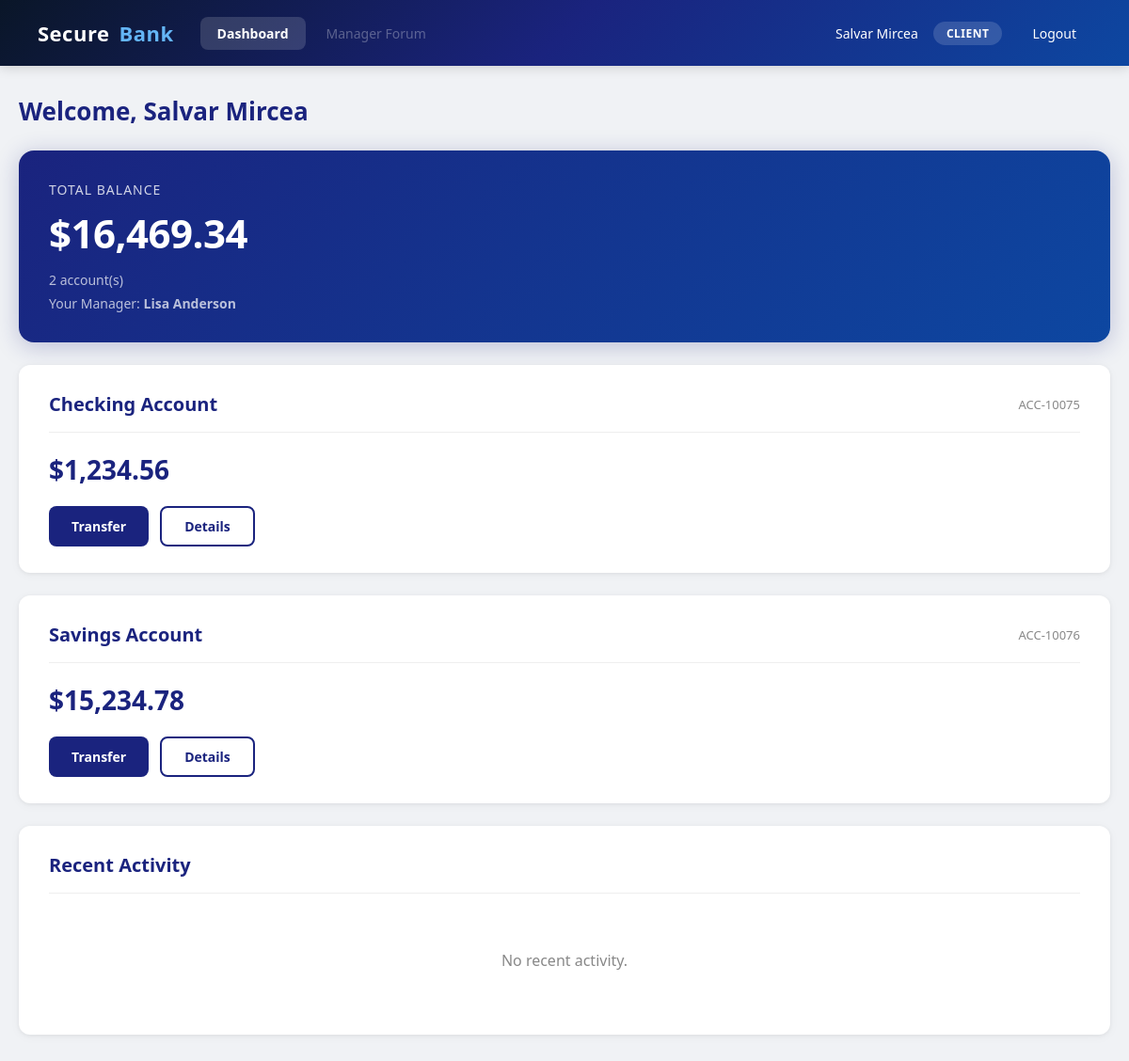
Screenshot of /client/dashboard.php (signed in) with the database file from the repository.
### tables this page shows
CREATE TABLE users (
    id INT AUTO_INCREMENT PRIMARY KEY,
    username VARCHAR(50) UNIQUE NOT NULL,
    password_hash VARCHAR(255) NOT NULL,
    role ENUM('admin', 'manager', 'client') NOT NULL DEFAULT 'client',
    full_name VARCHAR(100) NOT NULL DEFAULT '',
    email VARCHAR(100) NOT NULL DEFAULT '',
    phone VARCHAR(30) NOT NULL DEFAULT '',
    manager_id INT DEFAULT NULL,
    receive_notifications TINYINT(1) NOT NULL DEFAULT 0,
    accepted_eula TINYINT(1) NOT NULL DEFAULT 1,
    created_at TIMESTAMP DEFAULT CURRENT_TIMESTAMP,
    FOREIGN KEY (manager_id) REFERENCES users(id)
);

CREATE TABLE accounts (
    id INT AUTO_INCREMENT PRIMARY KEY,
    user_id INT NOT NULL,
    account_number VARCHAR(20) UNIQUE NOT NULL,
    balance DECIMAL(15,2) NOT NULL DEFAULT 0.00,
    account_type VARCHAR(50) DEFAULT 'checking',
    created_at TIMESTAMP DEFAULT CURRENT_TIMESTAMP,
    FOREIGN KEY (user_id) REFERENCES users(id)
);

### src/client/dashboard.php (the view, shortened to what this page needs)
<?php
$db = getDB();
$userId = (int)$_SESSION['user_id'];
$accounts = $db->prepare("
    SELECT id, account_number, balance, account_type, created_at
    FROM accounts WHERE user_id = :uid
");
$accounts->execute(['uid' => $userId]);
$accountsList = $accounts->fetchAll();
$totalBalance = array_sum(array_column($accountsList, 'balance'));
$managerStmt = $db->prepare("
    SELECT u.full_name, u.username, u.email
    FROM users u
    WHERE u.id = COALESCE(
        (SELECT manager_id FROM users WHERE id = :uid),
        (SELECT manager_id FROM manager_clients WHERE client_user_id = :uid2)
    )
");
$managerStmt->execute(['uid' => $userId, 'uid2' => $userId]);
$manager = $managerStmt->fetch();
$fiveMinutesAgo = date('Y-m-d H:i:s', strtotime('-5 minutes'));
$db->prepare("
    UPDATE transactions t
    JOIN accounts a ON t.account_id = a.id
    SET t.status = 'refused'
    WHERE t.status = 'pending' AND t.direction = 'in' AND a.user_id = :uid AND t.created_at < :expired
")->execute(['uid' => $userId, 'expired' => $fiveMinutesAgo]);
$db->prepare("
    UPDATE transactions t
    JOIN accounts a ON t.account_id = a.id
    SET t.status = 'refused'
    WHERE t.status = 'pending' AND t.direction = 'out' AND a.user_id = :uid AND t.created_at < :expired
")->execute(['uid' => $userId, 'expired' => $fiveMinutesAgo]);
$recentTxns = $db->prepare("
    SELECT t.id, t.type, t.direction, t.amount, t.status, t.description, t.created_at,
           a.account_number, t.target_account_id,
           ta.account_number as target_number, u.full_name as target_name
    FROM transactions t
    JOIN accounts a ON t.account_id = a.id
    LEFT JOIN accounts ta ON t.target_account_id = ta.id
    LEFT JOIN users u ON ta.user_id = u.id
    WHERE a.user_id = :uid
    ORDER BY t.created_at DESC LIMIT 20
");
$recentTxns->execute(['uid' => $userId]);
$transactions = $recentTxns->fetchAll();
?>
<!DOCTYPE html>
<html lang="en">
<head>
    <link rel="stylesheet" href="../css/style.css">
</head>
<body>
    <?php include '../includes/header.php'; ?>
    <div class="container">
        <h1 class="page-title">Welcome, <?= htmlspecialchars($_SESSION['full_name']) ?></h1>
        <div class="balance-card">
            <div class="label">Total Balance</div>
            <div class="amount">$<?= number_format($totalBalance, 2) ?></div>
            <div class="account-info"><?= count($accountsList) ?> account(s)</div>
            <?php if ($manager): ?>
                <div class="account-info" style="margin-top:6px;font-size:14px;">
                    Your Manager: <strong><?= htmlspecialchars($manager['full_name']) ?></strong>
                </div>
            <?php endif; ?>
        </div>
        <?php foreach ($accountsList as $acc): ?>
            <div class="card">
                <div class="card-header">
                    <h2><?= htmlspecialchars(ucfirst($acc['account_type'])) ?> Account</h2>
                    <span style="color:#888;font-size:13px;"><?= htmlspecialchars($acc['account_number']) ?></span>
                </div>
                <div style="font-size:28px;font-weight:700;color:#1a237e;">
                    $<?= number_format($acc['balance'], 2) ?>
                </div>
                <div class="btn-group">
                    <a href="transfer.php?account=<?= $acc['id'] ?>" class="btn btn-primary">Transfer</a>
                    <a href="/account_details.php?id=<?= $acc['id'] ?>" class="btn btn-outline">Details</a>
                </div>
            </div>
        <?php endforeach; ?>
        <div class="card">
            <div class="card-header">
                <h2>Recent Activity</h2>
            </div>
            <?php if (empty($transactions)): ?>
                <div class="empty-state"><p>No recent activity.</p></div>
            <?php endif; ?>
        </div>
    </div>
</body>
</html>

### src/css/style.css (style rules this page uses)
* { margin: 0; padding: 0; box-sizing: border-box; }
body { font-family: 'Segoe UI', Tahoma, Geneva, Verdana, sans-serif; background: #f0f2f5; color: #1a1a2e; min-height: 100vh; }
.container { max-width: 1200px; margin: 0 auto; padding: 30px 20px; }
.card { background: #fff; border-radius: 12px; box-shadow: 0 1px 4px rgba(0,0,0,0.06), 0 2px 12px rgba(0,0,0,0.04); padding: 28px 32px; margin-bottom: 24px; transition: box-shadow 0.2s; }
.card-header { display: flex; align-items: center; justify-content: space-between; margin-bottom: 20px; padding-bottom: 16px; border-bottom: 1px solid #eee; }
.card-header h2 { font-size: 20px; font-weight: 600; color: #1a237e; }
.balance-card { background: linear-gradient(135deg, #1a237e 0%, #0d47a1 100%); color: #fff; border-radius: 16px; padding: 32px; margin-bottom: 24px; box-shadow: 0 4px 24px rgba(26, 35, 126, 0.25); }
.balance-card .label { font-size: 14px; opacity: 0.8; text-transform: uppercase; letter-spacing: 1px; margin-bottom: 8px; }
.balance-card .amount { font-size: 42px; font-weight: 700; letter-spacing: -0.5px; }
.balance-card .account-info { margin-top: 12px; font-size: 14px; opacity: 0.7; }
.btn { display: inline-flex; align-items: center; gap: 8px; padding: 10px 24px; border: none; border-radius: 8px; font-size: 14px; font-weight: 600; cursor: pointer; text-decoration: none; transition: all 0.2s; }
.btn-primary { background: #1a237e; color: #fff; }
.btn-outline { background: transparent; color: #1a237e; border: 2px solid #1a237e; }
.btn-group { display: flex; gap: 12px; flex-wrap: wrap; margin-top: 20px; }
.page-title { font-size: 26px; font-weight: 700; color: #1a237e; margin-bottom: 24px; }
.empty-state { text-align: center; padding: 40px; color: #888; }
.empty-state p { font-size: 16px; }

### rows the page displays
users: full_name "Lisa Anderson"
accounts: account_type "Checking", account_number "ACC-10075", balance "1,234.56"
accounts: account_type "Savings", account_number "ACC-10076", balance "15,234.78"

### other values shown
$fullName "Salvar Mircea"
$role "CLIENT"
$_SESSION['full_name'] "Salvar Mircea"
$totalBalance "16,469.34"
count($accountsList) "2"
